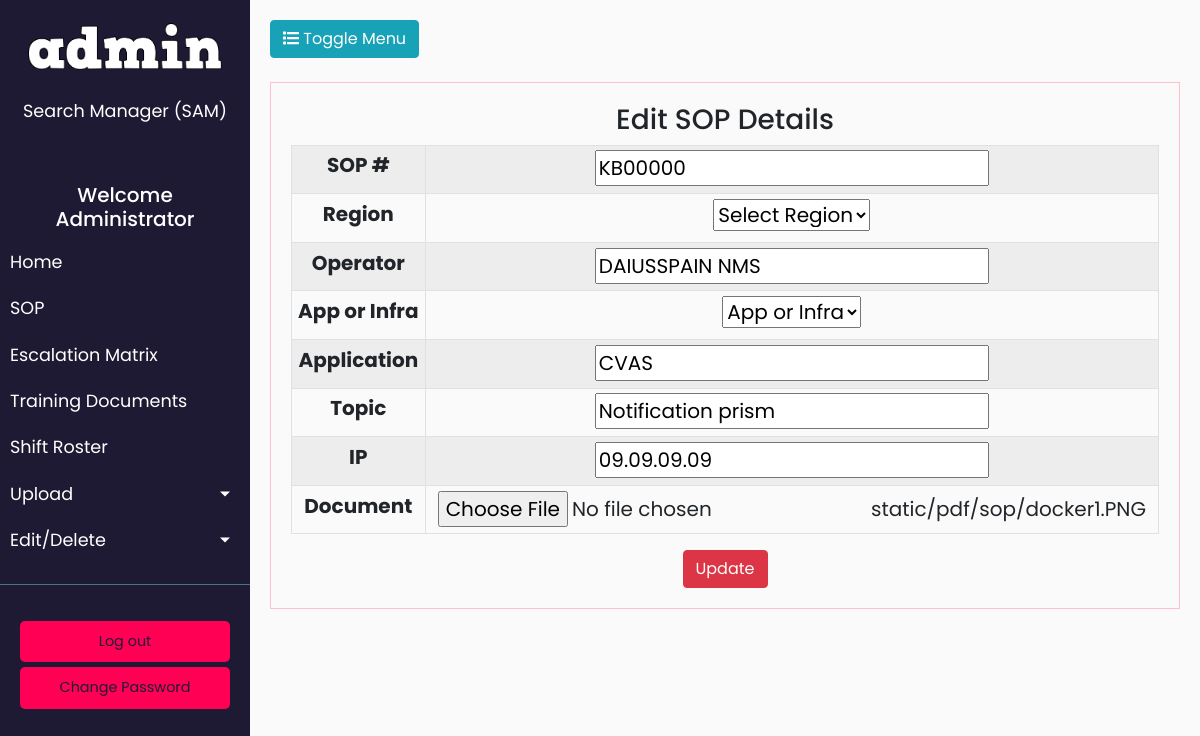
/editsop/5 (signed in), run on the app's committed database.
### search/models.py (models this page shows, shortened)
class sop(models.Model):
	doc = models.CharField(max_length=100, unique=True)
	region = models.CharField(max_length=100)
	operator = models.CharField(max_length=100)
	appt = models.CharField(max_length=100)
	apname = models.CharField(max_length=100)
	topic = models.CharField(max_length=100)
	ip = models.CharField(max_length=100)
	pdf = models.FileField(upload_to='static/pdf/sop')
	class Meta:
		db_table = "sop"

### search/views.py (the view)
# urls.py: path('editsop/<int:id>',views.editsop, name = 'search-editsop'),
def editsop(request,id):
	sop_det = sop.objects.get(id=id)
	return render(request,'search/editsop.html',{'sop':sop_det})

### search/templates/search/editsop.html (shortened to what this page needs)
{% extends "search/base.html" %}
{% block content %}
{% if user.is_authenticated %}
<center>
<div style="border:1px solid pink;padding:20px;font-size:20px">
<h3>Edit SOP Details</h3>
<form method="POST" class="post-form" action="/updatesop/{{sop.id}}" enctype="multipart/form-data">
<table class="table table-striped table-bordered table-sm ">
<tr>
<th><center><label>SOP # </label></center></th>
<td><center> <input type="text" name="doc" id="id_doc" value="{{ sop.doc }}"/> </center></td>
</tr>
<tr>
<th><center><label>Region </label></center></th>
<td><center><select name="region">
<option selected disabled=true>Select Region</option>
</select></center></td>
</tr>
<tr>
<th><center><label>Operator </label></center></th>
<td><center> <input type="text" name="operator" id="id_operator" value="{{ sop.operator }}"/> </center></td>
</tr>
<tr>
<th><center><label for="appt">App or Infra </label></center></th>
<td><center><select name="appt">
<option selected disabled=true>App or Infra</option>
</select> </center></td>
</tr>
<tr>
<th><center><label>Application </label></center></th>
<td><center> <input type="text" name="apname" id="id_apname" value="{{ sop.apname }}"/> </center></td>
</tr>
<tr>
<th><center><label>Topic </label></center></th>
<td><center> <input type="text" name="topic" id="id_topic" value="{{ sop.topic }}"/> </center></td>
</tr>
<tr>
<th><center><label>IP </label></center></th>
<td><center> <input type="text" name="ip" id="id_ip" value="{{ sop.ip }}"/> </center></td>
</tr>
<tr>
<th><center><label>Document </label></center></th>
<td><center> <input type="file" name="pdf" id="id_pdf" value="{{ sop.pdf }}"/> {{ sop.pdf }}</center></td>
</tr>
</table>
<center>
	<button type="submit" class="btn btn-danger">Update</button>
</center>
</div>
{% endif %}
{% endblock content %}

### search/templates/search/base.html (shortened to what this page needs)
{% load static %}
<!DOCTYPE html>
<html>
<head>
    <link rel="stylesheet" href="https://stackpath.bootstrapcdn.com/bootstrap/4.1.0/css/bootstrap.min.css">
    <link rel="stylesheet" href="{% static 'style1.css' %}">
</head>
<body>
    <div class="wrapper">
        {% if user.is_authenticated %}
        <nav id="sidebar">
            <div class="sidebar-header">
                <center><img src="{% static 'admin.png' %}" alt="admin logo" class="brand-image" width=200px></img>
                <br/><br/><p><b>Search Manager (SAM)</b></p></center>
            </div>
            <ul class="list-unstyled components">
                <center><h5>Welcome<br/>{{ user.first_name }} {{ user.last_name }}</h5></center>
                <li>
                    <a href="{% url 'home' %}">Home</a>
                </li>
                <li>
                    <a href="{% url 'sop_list' %}">SOP</a>
                </li>
                <li>
                    <a href="{% url 'search-em' %}">Escalation Matrix</a>
                </li>
                <li>
                    <a href="{% url 'training_list' %}">Training Documents</a>
                </li>
                <li>
                    <a href="{% url 'shift_roster' %}">Shift Roster</a>
                </li>
                {% if user.is_superuser or user.is_staff and user.is_authenticated %}
                <li>
                    <a href="#homeSubmenu" data-toggle="collapse" aria-expanded="false" class="dropdown-toggle">Upload</a>
                </li>
                <li>
                    <a href="#pageSubmenu" data-toggle="collapse" aria-expanded="false" class="dropdown-toggle">Edit/Delete</a>
                </li>
                {% endif %}
            </ul>
            <ul class="list-unstyled CTAs">
                <li>
                    <a href="{% url 'logout' %}" class="download">Log out</a>
                </li>
                <li>
                    <a href="{% url 'change_password' %}" class="download">Change Password</a>
                </li>
            </ul>
        </nav>
       <div id="content">
       <button type="button" id="sidebarCollapse" class="btn btn-info">
       <i class="fas fa-list"></i>
       <span>Toggle Menu</span>
       </button><br/><br/>
{% block content %}
{% endblock %}
{% else %}
<li class="nav-item">
<center><p>Kindly login again to continue ....!!!</p><br/>
<a href="{% url 'login' %}" class="btn btn-danger">Login</a>
</center>
</li>
{% endif %}
</div>
</nav><br/>
<br/>
</body>
</html>

### search/static/style1.css (style rules this page uses)
body { font-family: 'Poppins', sans-serif; background: #fafafa; }
p { font-family: 'Poppins', sans-serif; font-size: 1.1em; font-weight: 300; line-height: 1.7em; color: #fff; }
a, a:hover, a:focus { color: inherit; text-decoration: none; transition: all 0.3s; }
.wrapper { display: flex; width: 100%; align-items: stretch; }
#sidebar { min-width: 250px; max-width: 250px; background: #1e1a34; color: #fff; transition: all 0.3s; }
#sidebar .sidebar-header { padding: 20px; background: #1e1a34; }
#sidebar ul.components { padding: 20px 0; border-bottom: 1px solid #47748b; }
#sidebar ul li a { padding: 10px; font-size: 1.1em; display: block; }
a[data-toggle="collapse"] { position: relative; }
.dropdown-toggle::after { display: block; position: absolute; top: 50%; right: 20px; transform: translateY(-50%); }
ul.CTAs { padding: 20px; }
ul.CTAs a { text-align: center; font-size: 0.9em !important; display: block; border-radius: 5px; margin-bottom: 5px; }
a.download { background: #f05; color: #1e1a34; }
#content { width: 4000%; padding: 20px; min-height: 100vh; transition: all 0.3s; }

### data on the page
sop: doc "KB00000", operator "DAIUSSPAIN NMS", apname "CVAS", topic "Notification prism", ip "09.09.09.09", pdf "static/pdf/sop/docker1.PNG"

### other printed values
{{ user.first_name }} "Administrator"
